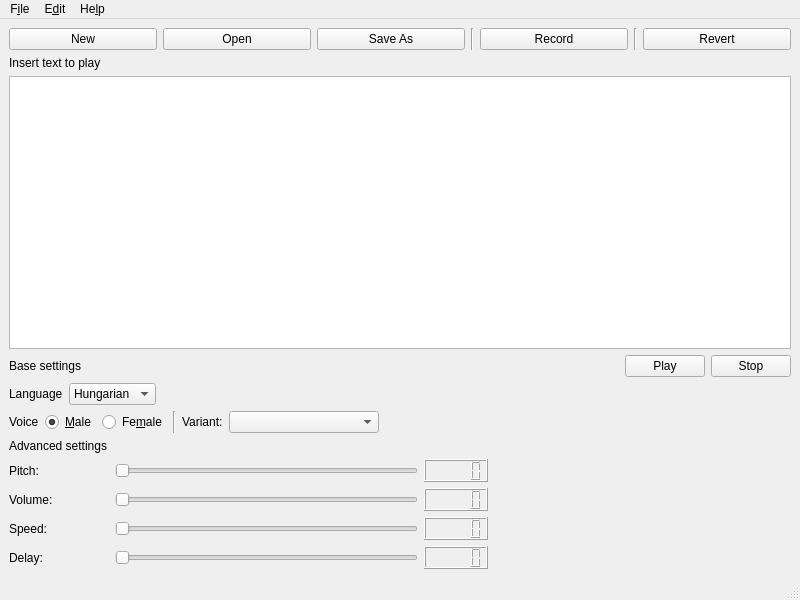
<?xml version="1.0" encoding="UTF-8"?>
<ui version="4.0">
 <class>MainWindow</class>
 <widget class="QMainWindow" name="MainWindow">
  <property name="geometry">
   <rect>
    <x>0</x>
    <y>0</y>
    <width>800</width>
    <height>600</height>
   </rect>
  </property>
  <property name="windowTitle">
   <string>espeak-qtgui</string>
  </property>
  <widget class="QWidget" name="centralwidget">
   <layout class="QVBoxLayout" name="verticalLayout">
    <item>
     <layout class="QHBoxLayout" name="horizontalLayout">
      <item>
       <widget class="QPushButton" name="new_button">
        <property name="text">
         <string>New</string>
        </property>
       </widget>
      </item>
      <item>
       <widget class="QPushButton" name="open_button">
        <property name="text">
         <string>Open</string>
        </property>
       </widget>
      </item>
      <item>
       <widget class="QPushButton" name="save_as_button">
        <property name="text">
         <string>Save As</string>
        </property>
       </widget>
      </item>
      <item>
       <widget class="Line" name="line">
        <property name="orientation">
         <enum>Qt::Vertical</enum>
        </property>
       </widget>
      </item>
      <item>
       <widget class="QPushButton" name="record_button">
        <property name="text">
         <string>Record</string>
        </property>
       </widget>
      </item>
      <item>
       <widget class="Line" name="line_2">
        <property name="orientation">
         <enum>Qt::Vertical</enum>
        </property>
       </widget>
      </item>
      <item>
       <widget class="QPushButton" name="revert_button">
        <property name="text">
         <string>Revert</string>
        </property>
       </widget>
      </item>
     </layout>
    </item>
    <item>
     <widget class="QLabel" name="label">
      <property name="text">
       <string>Insert text to play</string>
      </property>
     </widget>
    </item>
    <item>
     <widget class="QTextEdit" name="textEdit"/>
    </item>
    <item>
     <layout class="QHBoxLayout" name="horizontalLayout_2">
      <item>
       <widget class="QLabel" name="label_2">
        <property name="text">
         <string>Base settings</string>
        </property>
       </widget>
      </item>
      <item>
       <spacer name="horizontalSpacer">
        <property name="orientation">
         <enum>Qt::Horizontal</enum>
        </property>
        <property name="sizeHint" stdset="0">
         <size>
          <width>40</width>
          <height>20</height>
         </size>
        </property>
       </spacer>
      </item>
      <item>
       <widget class="QPushButton" name="play_button">
        <property name="text">
         <string>Play</string>
        </property>
       </widget>
      </item>
      <item>
       <widget class="QPushButton" name="stop_button">
        <property name="text">
         <string>Stop</string>
        </property>
       </widget>
      </item>
     </layout>
    </item>
    <item>
     <layout class="QHBoxLayout" name="horizontalLayout_3">
      <item>
       <widget class="QLabel" name="label_3">
        <property name="text">
         <string>Language</string>
        </property>
       </widget>
      </item>
      <item>
       <widget class="QComboBox" name="language_comboBox">
        <item>
         <property name="text">
          <string>Hungarian</string>
         </property>
        </item>
        <item>
         <property name="text">
          <string>English</string>
         </property>
        </item>
       </widget>
      </item>
      <item>
       <spacer name="horizontalSpacer_2">
        <property name="orientation">
         <enum>Qt::Horizontal</enum>
        </property>
        <property name="sizeHint" stdset="0">
         <size>
          <width>40</width>
          <height>20</height>
         </size>
        </property>
       </spacer>
      </item>
     </layout>
    </item>
    <item>
     <layout class="QHBoxLayout" name="horizontalLayout_4">
      <item>
       <widget class="QLabel" name="label_4">
        <property name="text">
         <string>Voice</string>
        </property>
       </widget>
      </item>
      <item>
       <layout class="QHBoxLayout" name="horizontalLayout_9">
        <item>
         <widget class="QRadioButton" name="male_radioButton">
          <property name="text">
           <string>&amp;Male</string>
          </property>
          <property name="checked">
           <bool>true</bool>
          </property>
         </widget>
        </item>
        <item>
         <widget class="QRadioButton" name="female_radioButton">
          <property name="text">
           <string>Fe&amp;male</string>
          </property>
         </widget>
        </item>
       </layout>
      </item>
      <item>
       <widget class="Line" name="line_3">
        <property name="orientation">
         <enum>Qt::Vertical</enum>
        </property>
       </widget>
      </item>
      <item>
       <widget class="QLabel" name="label_10">
        <property name="text">
         <string>Variant:</string>
        </property>
       </widget>
      </item>
      <item>
       <widget class="QComboBox" name="variant_comboBox">
        <property name="minimumSize">
         <size>
          <width>150</width>
          <height>0</height>
         </size>
        </property>
       </widget>
      </item>
      <item>
       <spacer name="horizontalSpacer_3">
        <property name="orientation">
         <enum>Qt::Horizontal</enum>
        </property>
        <property name="sizeHint" stdset="0">
         <size>
          <width>40</width>
          <height>20</height>
         </size>
        </property>
       </spacer>
      </item>
     </layout>
    </item>
    <item>
     <widget class="QLabel" name="label_5">
      <property name="text">
       <string>Advanced settings</string>
      </property>
     </widget>
    </item>
    <item>
     <layout class="QHBoxLayout" name="horizontalLayout_5">
      <item>
       <widget class="QLabel" name="label_6">
        <property name="minimumSize">
         <size>
          <width>100</width>
          <height>0</height>
         </size>
        </property>
        <property name="text">
         <string>Pitch:</string>
        </property>
       </widget>
      </item>
      <item>
       <widget class="QSlider" name="pitch_slider">
        <property name="tracking">
         <bool>false</bool>
        </property>
        <property name="orientation">
         <enum>Qt::Horizontal</enum>
        </property>
       </widget>
      </item>
      <item>
       <widget class="QLCDNumber" name="pitch_lcdNumber"/>
      </item>
      <item>
       <spacer name="horizontalSpacer_4">
        <property name="orientation">
         <enum>Qt::Horizontal</enum>
        </property>
        <property name="sizeHint" stdset="0">
         <size>
          <width>40</width>
          <height>20</height>
         </size>
        </property>
       </spacer>
      </item>
     </layout>
    </item>
    <item>
     <layout class="QHBoxLayout" name="horizontalLayout_6">
      <item>
       <widget class="QLabel" name="label_7">
        <property name="minimumSize">
         <size>
          <width>100</width>
          <height>0</height>
         </size>
        </property>
        <property name="text">
         <string>Volume:</string>
        </property>
       </widget>
      </item>
      <item>
       <widget class="QSlider" name="volume_slider">
        <property name="tracking">
         <bool>false</bool>
        </property>
        <property name="orientation">
         <enum>Qt::Horizontal</enum>
        </property>
       </widget>
      </item>
      <item>
       <widget class="QLCDNumber" name="volume_lcdNumber"/>
      </item>
      <item>
       <spacer name="horizontalSpacer_5">
        <property name="orientation">
         <enum>Qt::Horizontal</enum>
        </property>
        <property name="sizeHint" stdset="0">
         <size>
          <width>40</width>
          <height>20</height>
         </size>
        </property>
       </spacer>
      </item>
     </layout>
    </item>
    <item>
     <layout class="QHBoxLayout" name="horizontalLayout_7">
      <item>
       <widget class="QLabel" name="label_8">
        <property name="minimumSize">
         <size>
          <width>100</width>
          <height>0</height>
         </size>
        </property>
        <property name="text">
         <string>Speed:</string>
        </property>
       </widget>
      </item>
      <item>
       <widget class="QSlider" name="speed_slider">
        <property name="tracking">
         <bool>false</bool>
        </property>
        <property name="orientation">
         <enum>Qt::Horizontal</enum>
        </property>
       </widget>
      </item>
      <item>
       <widget class="QLCDNumber" name="speed_lcdNumber"/>
      </item>
      <item>
       <spacer name="horizontalSpacer_6">
        <property name="orientation">
         <enum>Qt::Horizontal</enum>
        </property>
        <property name="sizeHint" stdset="0">
         <size>
          <width>40</width>
          <height>20</height>
         </size>
        </property>
       </spacer>
      </item>
     </layout>
    </item>
    <item>
     <layout class="QHBoxLayout" name="horizontalLayout_8">
      <item>
       <widget class="QLabel" name="label_9">
        <property name="minimumSize">
         <size>
          <width>100</width>
          <height>0</height>
         </size>
        </property>
        <property name="text">
         <string>Delay:</string>
        </property>
       </widget>
      </item>
      <item>
       <widget class="QSlider" name="delay_slider">
        <property name="tracking">
         <bool>false</bool>
        </property>
        <property name="orientation">
         <enum>Qt::Horizontal</enum>
        </property>
        <property name="tickInterval">
         <number>1</number>
        </property>
       </widget>
      </item>
      <item>
       <widget class="QLCDNumber" name="delay_lcdNumber"/>
      </item>
      <item>
       <spacer name="horizontalSpacer_7">
        <property name="orientation">
         <enum>Qt::Horizontal</enum>
        </property>
        <property name="sizeHint" stdset="0">
         <size>
          <width>40</width>
          <height>20</height>
         </size>
        </property>
       </spacer>
      </item>
     </layout>
    </item>
   </layout>
  </widget>
  <widget class="QStatusBar" name="statusbar"/>
  <widget class="QMenuBar" name="menubar">
   <property name="geometry">
    <rect>
     <x>0</x>
     <y>0</y>
     <width>800</width>
     <height>27</height>
    </rect>
   </property>
   <widget class="QMenu" name="menuFile">
    <property name="title">
     <string>F&amp;ile</string>
    </property>
    <addaction name="actionNew"/>
    <addaction name="actionOpen"/>
    <addaction name="actionSave_As"/>
    <addaction name="separator"/>
    <addaction name="actionQuit"/>
   </widget>
   <widget class="QMenu" name="menuEdit">
    <property name="title">
     <string>E&amp;dit</string>
    </property>
    <addaction name="actionPlay"/>
    <addaction name="actionStop"/>
    <addaction name="separator"/>
    <addaction name="actionRecord"/>
    <addaction name="actionRevert"/>
   </widget>
   <widget class="QMenu" name="menuHelp">
    <property name="title">
     <string>He&amp;lp</string>
    </property>
    <addaction name="actionAbout"/>
   </widget>
   <addaction name="menuFile"/>
   <addaction name="menuEdit"/>
   <addaction name="menuHelp"/>
  </widget>
  <action name="actionExit">
   <property name="text">
    <string>&amp;Exit</string>
   </property>
   <property name="shortcut">
    <string>Ctrl+Q</string>
   </property>
  </action>
  <action name="actionNew">
   <property name="text">
    <string>New</string>
   </property>
   <property name="shortcut">
    <string>Ctrl+N</string>
   </property>
  </action>
  <action name="actionOpen">
   <property name="text">
    <string>Open</string>
   </property>
   <property name="shortcut">
    <string>Ctrl+O</string>
   </property>
  </action>
  <action name="actionSave_As">
   <property name="text">
    <string>Save As</string>
   </property>
   <property name="shortcut">
    <string>Ctrl+S</string>
   </property>
  </action>
  <action name="actionQuit">
   <property name="text">
    <string>Quit</string>
   </property>
   <property name="shortcut">
    <string>Ctrl+Q</string>
   </property>
  </action>
  <action name="actionPlay">
   <property name="text">
    <string>Play</string>
   </property>
   <property name="shortcut">
    <string>Ctrl+P</string>
   </property>
  </action>
  <action name="actionStop">
   <property name="text">
    <string>Stop</string>
   </property>
   <property name="shortcut">
    <string>Ctrl+K</string>
   </property>
  </action>
  <action name="actionRecord">
   <property name="text">
    <string>Record</string>
   </property>
   <property name="shortcut">
    <string>Ctrl+R</string>
   </property>
  </action>
  <action name="actionRevert">
   <property name="text">
    <string>Revert</string>
   </property>
   <property name="shortcut">
    <string>Ctrl+Del</string>
   </property>
  </action>
  <action name="actionAbout">
   <property name="text">
    <string>About</string>
   </property>
  </action>
 </widget>
 <resources/>
 <connections/>
</ui>
